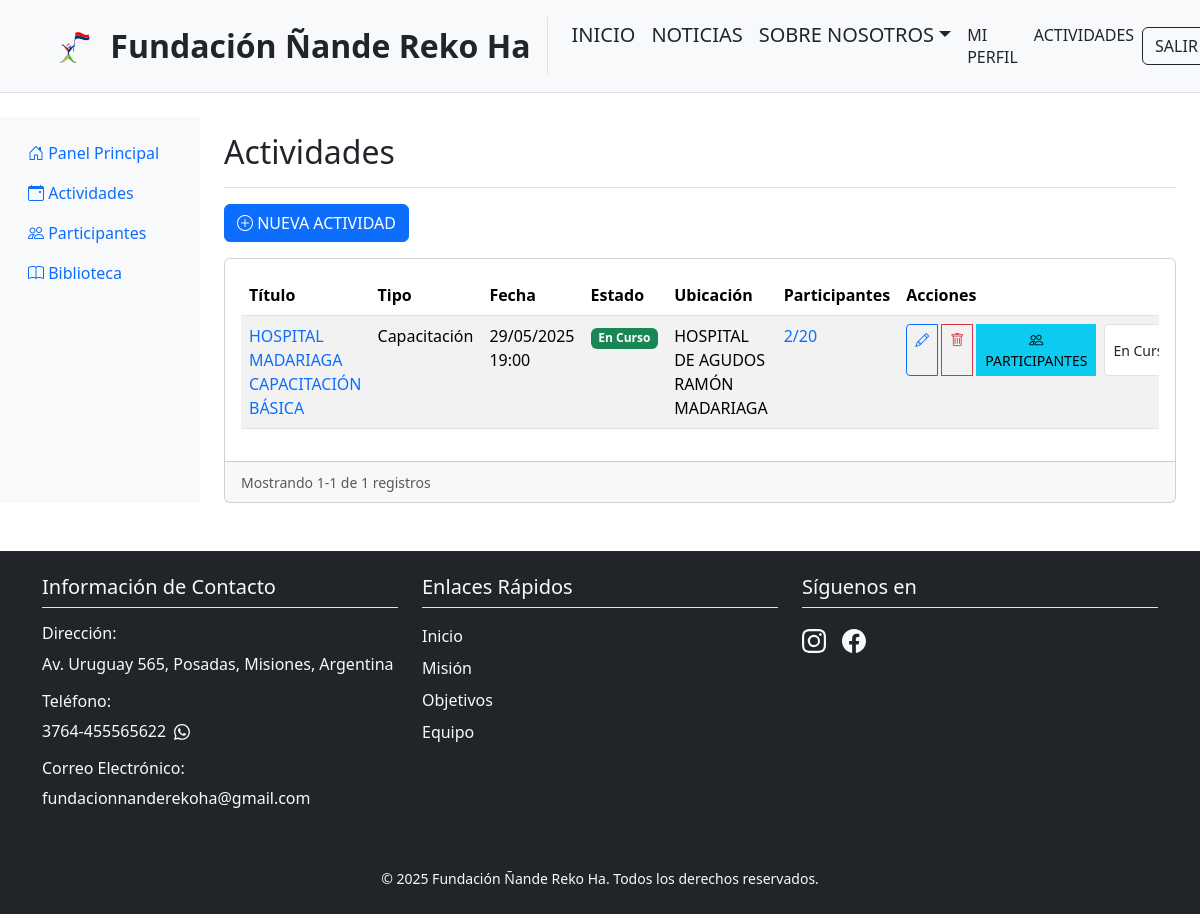
The app's page /dashboard/actividades/ (signed in) with its own data.
### dashboard/models.py (models this page shows, shortened)
class Activity(models.Model):
    ACTIVITY_TYPES = [
        ('CAPACITACION', 'Capacitación'),
        ('EVENTO', 'Evento'),
        ('REUNION', 'Reunión'),
        ('TALLER', 'Taller'),
    ]
    STATUS_CHOICES = [
        ('PROGRAMADA', 'Programada'),
        ('EN_CURSO', 'En Curso'),
        ('COMPLETADA', 'Completada'),
        ('CANCELADA', 'Cancelada'),
    ]
    title = models.CharField('Título', max_length=200)
    description = models.TextField('Descripción')
    activity_type = models.CharField('Tipo de Actividad', max_length=20, choices=ACTIVITY_TYPES)
    date = models.DateTimeField('Fecha y Hora')
    location = models.CharField('Ubicación', max_length=200)
    capacity = models.PositiveIntegerField('Capacidad', null=True, blank=True)
    status = models.CharField('Estado', max_length=20, choices=STATUS_CHOICES, default='PROGRAMADA')
    created_at = models.DateTimeField('Fecha de Creación', auto_now_add=True)
    updated_at = models.DateTimeField('Última Actualización', auto_now=True)
    created_by = models.ForeignKey(
        User,
        on_delete=models.SET_NULL,
        null=True,
        related_name='activities_created'
    )
    attendance_managers = models.ManyToManyField(
        User,
        related_name='managed_activities',
        verbose_name='Gestores de Asistencia',
        blank=True
    )
    class Meta:
        verbose_name = 'Actividad'
        verbose_name_plural = 'Actividades'
        ordering = ['-date']
    def is_open_for_enrollment(self):
        return self.status in ['PROGRAMADA', 'EN_CURSO']

### dashboard/views.py (the view)
# urls.py: path('actividades/', views.activity_list, name='activity-list'),
@login_required
def activity_list(request):
    activity_list = Activity.objects.all().order_by('-date')
    paginator = Paginator(activity_list, 10)  # 10 actividades por página
    page = request.GET.get('page')
    try:
        activities = paginator.page(page)
    except PageNotAnInteger:
        activities = paginator.page(1)
    except EmptyPage:
        activities = paginator.page(paginator.num_pages)
    user_activities = set(
        Participant.objects.filter(user=request.user)
        .values_list('activity_id', flat=True)
    )
    return render(request, 'dashboard/activity_list.html', {
        'activities': activities,
        'page_obj': activities,
        'is_admin': request.user.perfiles.role == 'ADMIN',
        'is_staff': request.user.perfiles.role == 'STAFF',
        'is_foundation_member': request.user.perfiles.is_foundation_member,
        'user_activities': user_activities
    })

### users/models.py (called while the page is built)
    @property
    def is_foundation_member(self):
        return self.role in ['ADMIN', 'STAFF']

### dashboard/templates/dashboard/activity_list.html (shortened to what this page needs)
{% extends 'dashboard/base.html' %}
{% load static %}
{% block dashboard_title %}Actividades{% endblock %}
{% block dashboard_content %}
{% if is_admin %}
<div class="mb-3">
    <a href="{% url 'dashboard:activity-create' %}" class="btn btn-primary">
        <i class="bi bi-plus-circle"></i> Nueva Actividad
    </a>
</div>
{% endif %}
<div class="card">
    <div class="card-body">
        <div class="table-responsive">
            <table class="table table-striped">
                <thead>
                    <tr>
                        <th>Título</th>
                        <th>Tipo</th>
                        <th>Fecha</th>
                        <th>Estado</th>
                        <th>Ubicación</th>
                        <th>Participantes</th>
                        <th>Acciones</th>
                    </tr>
                </thead>
                <tbody>
                    {% for activity in activities %}
                    <tr>
                        <td>
                            <a href="{% url 'dashboard:activity-detail' activity.pk %}" class="text-decoration-none">
                                {{ activity.title }}
                            </a>
                        </td>
                        <td>{{ activity.get_activity_type_display }}</td>
                        <td>{{ activity.date|date:"d/m/Y H:i" }}</td>
                        <td>
                            <span class="badge {% if activity.status == 'PROGRAMADA' %}bg-primary
                                             {% elif activity.status == 'EN_CURSO' %}bg-success
                                             {% elif activity.status == 'COMPLETADA' %}bg-secondary
                                             {% else %}bg-danger{% endif %}">
                                {{ activity.get_status_display }}
                            </span>
                        </td>
                        <td>{{ activity.location }}</td>
                        <td>
                            <div class="d-flex align-items-center">
                                <a href="{% url 'dashboard:participant-list' %}?activity={{ activity.pk }}"
                                   class="text-decoration-none"
                                   title="Ver participantes">
                                    {{ activity.participants.count }}{% if activity.capacity %}/{{ activity.capacity }}{% endif %}
                                </a>
                            </div>
                        </td>
                        <td>
                            <div class="btn-group">
                                {% if is_admin %}
                                    <a href="{% url 'dashboard:activity-edit' activity.pk %}"
                                       class="btn btn-sm btn-outline-primary me-1"
                                       title="Editar">
                                        <i class="bi bi-pencil"></i>
                                    </a>
                                    <a href="{% url 'dashboard:activity-delete' activity.pk %}"
                                       class="btn btn-sm btn-outline-danger me-1"
                                       title="Eliminar"
                                       onclick="return confirm('¿Estás seguro de que deseas eliminar esta actividad?');">
                                        <i class="bi bi-trash"></i>
                                    </a>
                                {% endif %}
                                {% if is_foundation_member or is_admin %}
                                    <a href="{% url 'dashboard:participant-list' %}?activity={{ activity.pk }}"
                                       class="btn btn-sm btn-info me-2"
                                       title="Gestionar participantes">
                                        <i class="bi bi-people"></i>
                                        <span class="d-none d-md-inline">Participantes</span>
                                    </a>
                                {% endif %}
                                {% if is_foundation_member %}
                                    <select class="form-select form-select-sm status-select me-2"
                                            style="width: auto;"
                                            data-activity-id="{{ activity.pk }}"
                                            title="Cambiar estado">
                                        {% for status, label in activity.STATUS_CHOICES %}
                                            <option value="{{ status }}" {% if activity.status == status %}selected{% endif %}>
                                                {{ label }}
                                            </option>
                                        {% endfor %}
                                    </select>
                                {% endif %}
                            </div>
                        </td>
                    </tr>
                    {% empty %}
                    <tr>
                        <td colspan="7" class="text-center">No hay actividades registradas</td>
                    </tr>
                    {% endfor %}
                </tbody>
            </table>
        </div>
    </div>
    <div class="card-footer">
        {% with page_obj=activities %}
            {% include 'dashboard/includes/pagination.html' %}
        {% endwith %}
    </div>
</div>
{% endblock %}

### records on screen
Activity: title "HOSPITAL MADARIAGA CAPACITACIÓN BÁSICA", activity_type "Capacitación", date "29/05/2025 19:00", status "En Curso", location "HOSPITAL DE AGUDOS RAMÓN MADARIAGA", participants.count "2", capacity "20", status+id "En Curso"

### other values on screen
{{ page_obj.start_index }} "1"
{{ page_obj.end_index }} "1"
{{ page_obj.paginator.count }} "1"
